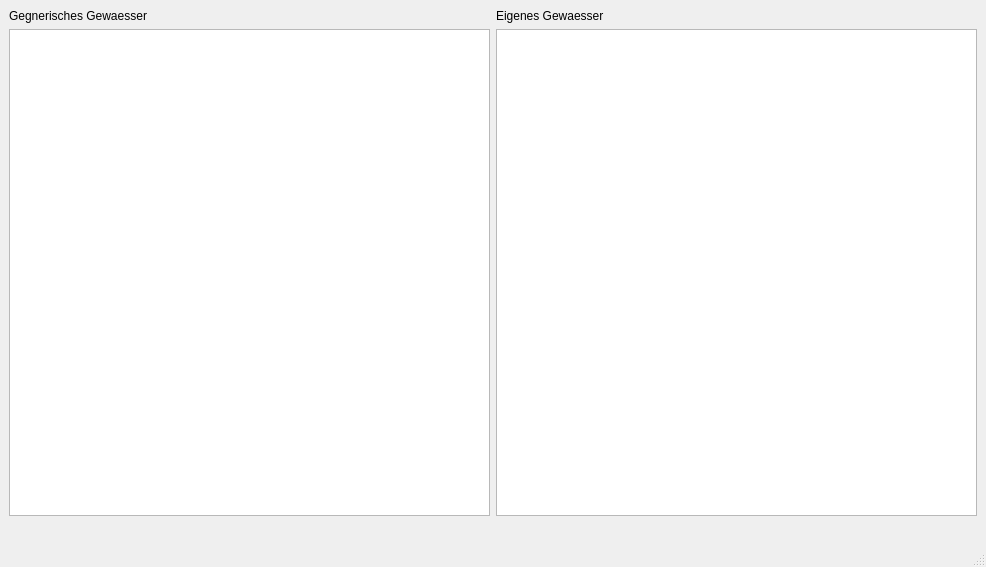
<?xml version="1.0" encoding="UTF-8"?>
<ui version="4.0">
 <class>PlayWindow</class>
 <widget class="QMainWindow" name="PlayWindow">
  <property name="geometry">
   <rect>
    <x>0</x>
    <y>0</y>
    <width>986</width>
    <height>567</height>
   </rect>
  </property>
  <property name="sizePolicy">
   <sizepolicy hsizetype="Fixed" vsizetype="Fixed">
    <horstretch>0</horstretch>
    <verstretch>0</verstretch>
   </sizepolicy>
  </property>
  <property name="windowTitle">
   <string>MainWindow</string>
  </property>
  <widget class="QWidget" name="centralwidget">
   <property name="sizePolicy">
    <sizepolicy hsizetype="Expanding" vsizetype="Expanding">
     <horstretch>0</horstretch>
     <verstretch>0</verstretch>
    </sizepolicy>
   </property>
   <layout class="QHBoxLayout" name="horizontalLayout_2">
    <item>
     <layout class="QVBoxLayout" name="verticalLayout">
      <property name="sizeConstraint">
       <enum>QLayout::SetMinAndMaxSize</enum>
      </property>
      <item>
       <layout class="QHBoxLayout" name="horizontalLayout_3">
        <item>
         <widget class="QLabel" name="label_2">
          <property name="text">
           <string>Gegnerisches Gewaesser</string>
          </property>
         </widget>
        </item>
        <item>
         <widget class="QLabel" name="label_3">
          <property name="text">
           <string>Eigenes Gewaesser</string>
          </property>
         </widget>
        </item>
       </layout>
      </item>
      <item>
       <layout class="QHBoxLayout" name="horizontalLayout">
        <item>
         <widget class="QTableWidget" name="enemyTable">
          <property name="editTriggers">
           <set>QAbstractItemView::NoEditTriggers</set>
          </property>
          <property name="selectionMode">
           <enum>QAbstractItemView::NoSelection</enum>
          </property>
         </widget>
        </item>
        <item>
         <widget class="QTableWidget" name="playerTable">
          <property name="editTriggers">
           <set>QAbstractItemView::NoEditTriggers</set>
          </property>
          <property name="selectionMode">
           <enum>QAbstractItemView::NoSelection</enum>
          </property>
         </widget>
        </item>
       </layout>
      </item>
      <item>
       <widget class="QLabel" name="label">
        <property name="text">
         <string/>
        </property>
       </widget>
      </item>
     </layout>
    </item>
   </layout>
  </widget>
  <widget class="QMenuBar" name="menubar">
   <property name="geometry">
    <rect>
     <x>0</x>
     <y>0</y>
     <width>986</width>
     <height>27</height>
    </rect>
   </property>
  </widget>
  <widget class="QStatusBar" name="statusbar"/>
 </widget>
 <resources/>
 <connections/>
</ui>
